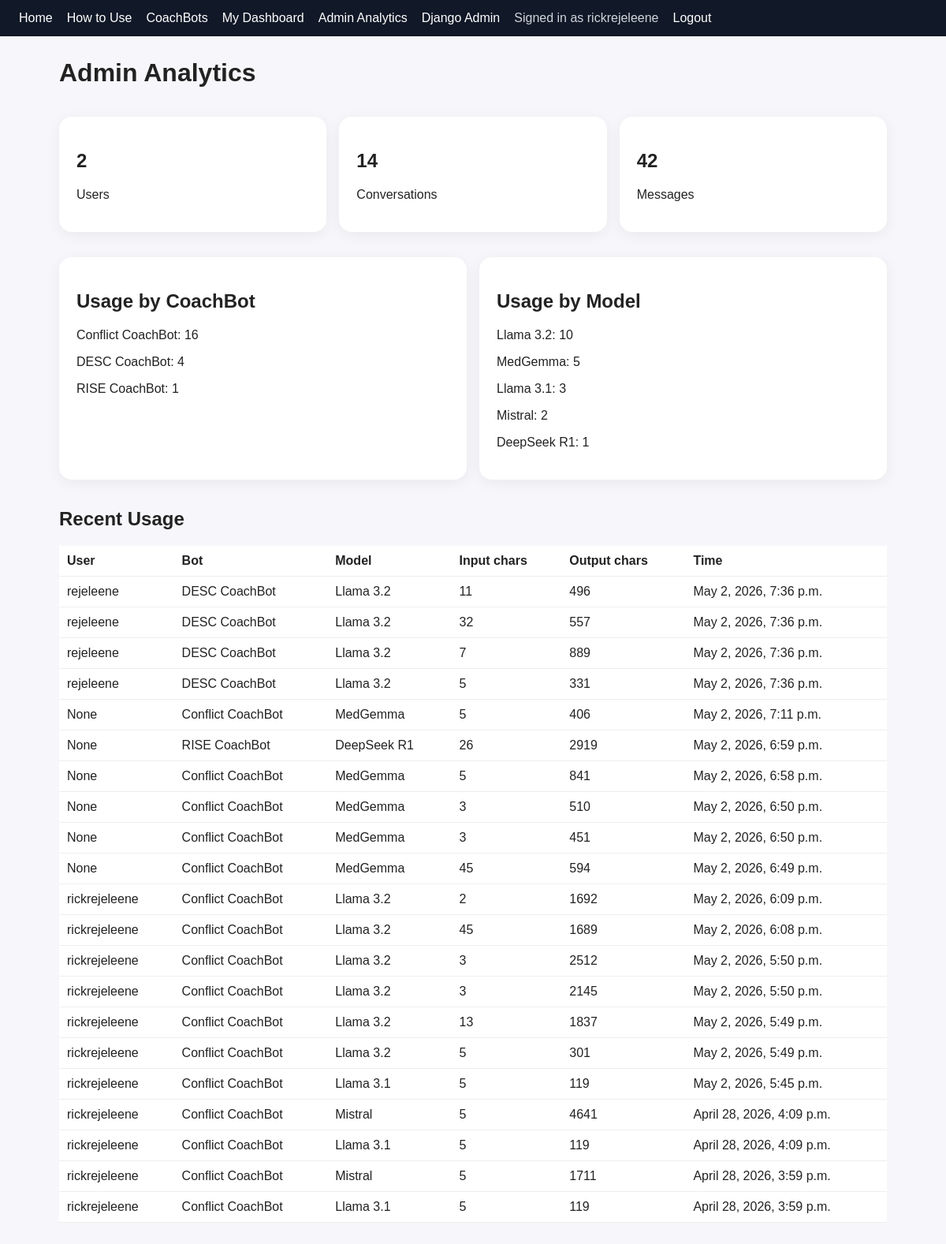
Page /analytics/admin-dashboard/ (signed in) on the committed database.
### bots/models.py (models this page shows, shortened)
class Chatbot(models.Model):
    name = models.CharField(max_length=120, unique=True)
    framework = models.CharField(max_length=80)
    description = models.TextField()
    system_prompt = models.TextField()
    is_active = models.BooleanField(default=True)

class OllamaModel(models.Model):
    name = models.CharField(max_length=100, unique=True)
    display_name = models.CharField(max_length=120)
    description = models.TextField(blank=True)
    is_active = models.BooleanField(default=True)

### analytics/models.py (models this page shows, shortened)
class UsageLog(models.Model):
    user = models.ForeignKey(
        settings.AUTH_USER_MODEL,
        on_delete=models.SET_NULL,
        null=True,
        blank=True,
    )
    guest_name = models.CharField(max_length=150, blank=True)
    chatbot = models.ForeignKey(Chatbot, on_delete=models.PROTECT)
    model = models.ForeignKey(
        OllamaModel,
        on_delete=models.PROTECT,
        null=True,
        blank=True,
    )
    conversation = models.ForeignKey(
        Conversation,
        on_delete=models.CASCADE,
    )
    input_chars = models.IntegerField(default=0)
    output_chars = models.IntegerField(default=0)
    created_at = models.DateTimeField(auto_now_add=True)

### analytics/views.py (the view)
# urls.py: urlpatterns = [path('admin-dashboard/', views.admin_dashboard, name='admin_dashboard')]
@staff_member_required
def admin_dashboard(request):
    usage_by_bot = UsageLog.objects.values('chatbot__name').annotate(total=Count('id')).order_by('-total')
    usage_by_model = UsageLog.objects.values('model__display_name').annotate(total=Count('id')).order_by('-total')
    return render(request, 'analytics/admin_dashboard.html', {
        'total_users': User.objects.count(),
        'total_conversations': Conversation.objects.count(),
        'total_messages': Message.objects.count(),
        'total_input_chars': UsageLog.objects.aggregate(Sum('input_chars'))['input_chars__sum'] or 0,
        'total_output_chars': UsageLog.objects.aggregate(Sum('output_chars'))['output_chars__sum'] or 0,
        'usage_by_bot': usage_by_bot,
        'usage_by_model': usage_by_model,
        'recent_logs': UsageLog.objects.select_related('user', 'chatbot', 'model').order_by('-created_at')[:25]
    })

### templates/analytics/admin_dashboard.html
{% extends 'base.html' %}{% block content %}
<h1>Admin Analytics</h1>
<div class="grid"><div class="card"><h2>{{ total_users }}</h2><p>Users</p></div><div class="card"><h2>{{ total_conversations }}</h2><p>Conversations</p></div><div class="card"><h2>{{ total_messages }}</h2><p>Messages</p></div></div>
<div class="grid"><div class="card"><h2>Usage by CoachBot</h2>{% for row in usage_by_bot %}<p>{{ row.chatbot__name }}: {{ row.total }}</p>{% endfor %}</div><div class="card"><h2>Usage by Model</h2>{% for row in usage_by_model %}<p>{{ row.model__display_name }}: {{ row.total }}</p>{% endfor %}</div></div>
<h2>Recent Usage</h2><table><tr><th>User</th><th>Bot</th><th>Model</th><th>Input chars</th><th>Output chars</th><th>Time</th></tr>{% for log in recent_logs %}<tr><td>{{ log.user }}</td><td>{{ log.chatbot.name }}</td><td>{{ log.model.display_name }}</td><td>{{ log.input_chars }}</td><td>{{ log.output_chars }}</td><td>{{ log.created_at }}</td></tr>{% endfor %}</table>
{% endblock %}

### templates/base.html (shortened to what this page needs)
<!doctype html>
<html lang="en">
<head>
</head>
<body>
  <nav>
    <a href="/">Home</a>
    <a href="/how-to-use/">How to Use</a>
    <a href="/bots/">CoachBots</a>
    {% if user.is_authenticated %}
      <a href="/chat/dashboard/">My Dashboard</a>
    {% endif %}
    {% if user.is_staff %}
      <a href="/analytics/admin-dashboard/">Admin Analytics</a>
      <a href="/admin/">Django Admin</a>
    {% endif %}
    {% if user.is_authenticated %}
      <span>Signed in as {{ user.username }}</span>
      <form method="post" action="{% url 'logout' %}" class="logout-form">
        <button type="submit" class="logout-button">Logout</button>
      </form>
    {% endif %}
  </nav>
  <div class="container">
    {% block content %}{% endblock %}
  </div>
</body>
</html>

### templates/base.html (style rules this page uses)
body { font-family: Arial, sans-serif; margin: 0; background: #f7f7fb; color: #222; }
nav { background: #111827; color: white; padding: 14px 24px; display: flex; align-items: center; gap: 18px; flex-wrap: wrap; }
nav a { color: white; text-decoration: none; }
nav span { color: #d1d5db; }
.logout-form { display: inline; margin: 0; }
.logout-button { background: none; border: none; color: white; padding: 0; font: inherit; cursor: pointer; text-decoration: none; }
.container { max-width: 1050px; margin: 28px auto; padding: 0 18px; }
.card { background: white; border-radius: 16px; padding: 22px; margin: 16px 0; box-shadow: 0 4px 18px rgba(0,0,0,.06); }
button, .btn { background: #2563eb; color: white; border: 0; border-radius: 10px; padding: 10px 14px; text-decoration: none; cursor: pointer; }
.grid { display: grid; grid-template-columns: repeat(auto-fit, minmax(240px, 1fr)); gap: 16px; }
table { width: 100%; border-collapse: collapse; background: white; }
td, th { padding: 10px; border-bottom: 1px solid #eee; text-align: left; }

### rows in the picture
Chatbot: chatbot__name "Conflict CoachBot", total "16"
Chatbot: chatbot__name "DESC CoachBot", total "4"
Chatbot: chatbot__name "RISE CoachBot", total "1"
OllamaModel: model__display_name "Llama 3.2", total "10"
OllamaModel: model__display_name "MedGemma", total "5"
OllamaModel: model__display_name "Llama 3.1", total "3"
OllamaModel: model__display_name "DeepSeek R1", total "1"
UsageLog: user "rejeleene", chatbot.name "DESC CoachBot", model.display_name "Llama 3.2", input_chars "11", output_chars "496", created_at "May 2, 2026, 7:36 p.m."
UsageLog: user "rejeleene", chatbot.name "DESC CoachBot", model.display_name "Llama 3.2", input_chars "32", output_chars "557", created_at "May 2, 2026, 7:36 p.m."
UsageLog: user "rejeleene", chatbot.name "DESC CoachBot", model.display_name "Llama 3.2", input_chars "7", output_chars "889", created_at "May 2, 2026, 7:36 p.m."
UsageLog: user "rejeleene", chatbot.name "DESC CoachBot", model.display_name "Llama 3.2", input_chars "5", output_chars "331", created_at "May 2, 2026, 7:36 p.m."
UsageLog: user "None", chatbot.name "Conflict CoachBot", model.display_name "MedGemma", input_chars "5", output_chars "406", created_at "May 2, 2026, 7:11 p.m."
UsageLog: user "None", chatbot.name "RISE CoachBot", model.display_name "DeepSeek R1", input_chars "26", output_chars "2919", created_at "May 2, 2026, 6:59 p.m."
UsageLog: user "None", chatbot.name "Conflict CoachBot", model.display_name "MedGemma", input_chars "5", output_chars "841", created_at "May 2, 2026, 6:58 p.m."
UsageLog: user "None", chatbot.name "Conflict CoachBot", model.display_name "MedGemma", input_chars "3", output_chars "510", created_at "May 2, 2026, 6:50 p.m."
UsageLog: user "None", chatbot.name "Conflict CoachBot", model.display_name "MedGemma", input_chars "3", output_chars "451", created_at "May 2, 2026, 6:50 p.m."
UsageLog: user "None", chatbot.name "Conflict CoachBot", model.display_name "MedGemma", input_chars "45", output_chars "594", created_at "May 2, 2026, 6:49 p.m."
UsageLog: user "rickrejeleene", chatbot.name "Conflict CoachBot", model.display_name "Llama 3.2", input_chars "2", output_chars "1692", created_at "May 2, 2026, 6:09 p.m."
UsageLog: user "rickrejeleene", chatbot.name "Conflict CoachBot", model.display_name "Llama 3.2", input_chars "45", output_chars "1689", created_at "May 2, 2026, 6:08 p.m."
UsageLog: user "rickrejeleene", chatbot.name "Conflict CoachBot", model.display_name "Llama 3.2", input_chars "3", output_chars "2512", created_at "May 2, 2026, 5:50 p.m."
UsageLog: user "rickrejeleene", chatbot.name "Conflict CoachBot", model.display_name "Llama 3.2", input_chars "3", output_chars "2145", created_at "May 2, 2026, 5:50 p.m."
UsageLog: user "rickrejeleene", chatbot.name "Conflict CoachBot", model.display_name "Llama 3.2", input_chars "13", output_chars "1837", created_at "May 2, 2026, 5:49 p.m."
UsageLog: user "rickrejeleene", chatbot.name "Conflict CoachBot", model.display_name "Llama 3.2", input_chars "5", output_chars "301", created_at "May 2, 2026, 5:49 p.m."
UsageLog: user "rickrejeleene", chatbot.name "Conflict CoachBot", model.display_name "Llama 3.1", input_chars "5", output_chars "119", created_at "May 2, 2026, 5:45 p.m."
UsageLog: user "rickrejeleene", chatbot.name "Conflict CoachBot", model.display_name "Mistral", input_chars "5", output_chars "4641", created_at "April 28, 2026, 4:09 p.m."
UsageLog: user "rickrejeleene", chatbot.name "Conflict CoachBot", model.display_name "Llama 3.1", input_chars "5", output_chars "119", created_at "April 28, 2026, 4:09 p.m."
UsageLog: user "rickrejeleene", chatbot.name "Conflict CoachBot", model.display_name "Mistral", input_chars "5", output_chars "1711", created_at "April 28, 2026, 3:59 p.m."
UsageLog: user "rickrejeleene", chatbot.name "Conflict CoachBot", model.display_name "Llama 3.1", input_chars "5", output_chars "119", created_at "April 28, 2026, 3:59 p.m."

### other values in the picture
{{ user.username }} "rickrejeleene"
{{ total_users }} "2"
{{ total_conversations }} "14"
{{ total_messages }} "42"
{{ row.model__display_name }} "Mistral"
{{ row.total }} "2"
